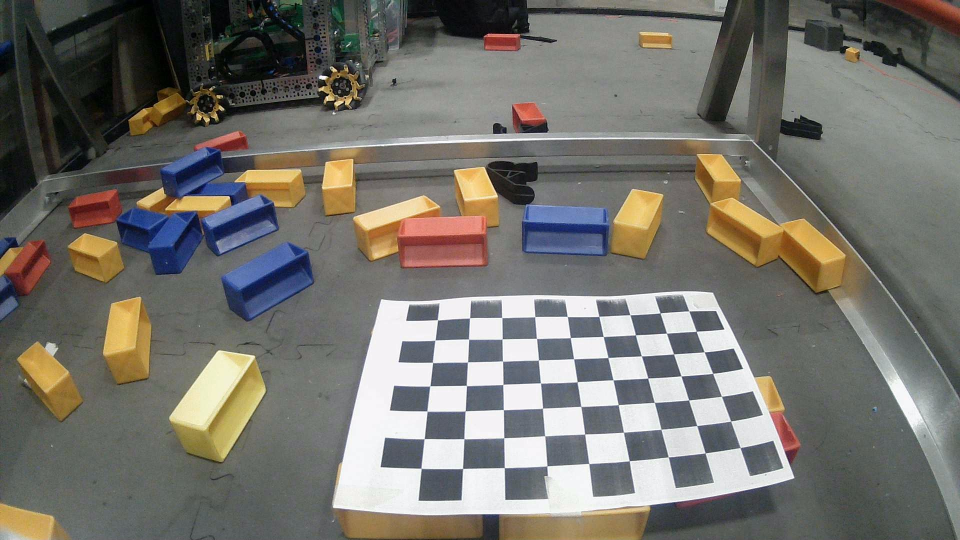
#> input picture images/chart/1.jpg, 1920 x 1080 px, found by its file name (shown at 1/2 size)
$ python HomographyTest.py
#> lines starting #> are read from the running program, lines starting #| are printed output that depends on the picture
import cv2
import numpy as np
import math

def main():
    src = cv2.imread(r"images\chart\1.jpg")
#> src is the input picture: shape (1080, 1920, 3); mean B, G, R 108.1, 114.6, 116.7
    if src is None:
        print("Error: image not loaded")

    show("Src", src)

    undistorted = undistort(src)
    show("Undistorted", undistorted)

    K = np.matrix([
        [1279.33,       0, 958.363],
        [      0, 1279.33, 492.062],
        [      0,       0,       1]
    ])

    img_points = [
        (945, 598), (1168, 600),
        (931, 774), (1203, 782)
    ]

    points = undistorted.copy()

    for (x, y) in img_points:
            print(x, y)
            cv2.circle(points, (int(x), int(y)), 5, (0, 0, 255), -1)

    show("Points", points)

    np_img_points = np.float32([[945, 598], [1168, 600],
        [931, 774], [1203, 782]])
    np_top_down_points = np.float32([[300, 150], [400, 150],
        [300, 250], [400, 250]])

    M = cv2.getPerspectiveTransform(np_img_points,
                                    np_top_down_points)

    # each inch is 40 pixels
    top_down_size = (640, 360)  # (width, height)
    top_down_view = cv2.warpPerspective(undistorted, M, top_down_size)

    # -------------------------------------------------------
    # 8) Save or display the result
    # -------------------------------------------------------
    show("Top-Down View", top_down_view)

    # # 2) Get the rotation for pitch=-25 deg, yaw=0, roll=0
    # pitch_deg = -65.0
    # R1 = compute_rotation_matrix_pitch_yaw_roll(pitch_deg, 0.0, 0.0)
    # R2 = compute_rotation_matrix_pitch_yaw_roll(0.0, pitch_deg, 0.0)
    # R3 = compute_rotation_matrix_pitch_yaw_roll(0.0, 3.0, pitch_deg)

    # # 3) Assume the camera is located at (0, 0, 322) in the WORLD frame
    # #    i.e., 322 mm above the plane z=0.
    # camera_center = np.array([0.0, 0.0, 12.6 - 1.5])

    # # 4) Compute the homography H
    # H1 = compute_homography(K, R1, camera_center)
    # H2 = compute_homography(K, R2, camera_center)
    # H3 = compute_homography(K, R3, camera_center)

    # print("Intrinsic matrix K:\n", K)
    # print("\nRotation matrix R (pitch=-25°, yaw=0°, roll=0°):\n", R3)
    # print("\nCamera center:\n", camera_center)
    # print("\nHomography H:\n", H3)

    # # 5) Apply H to some example points on the ground plane
    # points_on_plane = np.array([
    #     [  4.0,   13.0],   # the origin
    #     [4.0,   18.0],
    #     [-4.0, 18.0],
    #     [  -4.0, 13.0],
    #     [-10.0, 18.0]
    # ])
    # print("points on plane:\n", points_on_plane)

    # # image_points1 = apply_homography(H1, points_on_plane)
    # # image_points2 = apply_homography(H2, points_on_plane)
    # image_points3 = apply_homography(H3, points_on_plane)

    # # # Print out the resulting pixel coordinates
    # # print("H1\nProjected image points:\n", image_points1)
    # # print("H2\nProjected image points:\n", image_points2)
    print("H3\nProjected image points:\n", image_points3)
    list_of_tuples = list(map(tuple, image_points3))

    clean_list = []

    for item in list_of_tuples:
        # item is (matrix([[x, y]]),)
        mat = item[0]      # 'mat' is a numpy.matrix of shape (1, 2)
        arr = np.asarray(mat)   # convert to a standard array, shape (1,2)
        # now extract x, y
        x, y = arr[0, 0], arr[0, 1]
        clean_list.append((x, y))

    # Now 'clean_list' is a list of (x, y) tuples
    for (x, y) in clean_list:
        print(x, y)
        cv2.circle(undistorted, (int(x), int(y)), 5, (0, 0, 255), -1)

    show("Points", undistorted)

    # # -------------------------------------------------------
    # # 5) Define a rectangle on the plane that we want to view
    # #    in top-down coordinates. Example: 400mm x 400mm area.
    # #    We’ll assume (0,0) is directly under the camera, but
    # #    you can pick any region you like.
    # # -------------------------------------------------------
    # plane_corners = np.array([
    #     [20.0,   35.0],
    #     [-20.0, 35.0],
    #     [-20.0, 10.0],
    #     [20.0,   10.0]
    # ], dtype=np.float32)

    # # Project these plane corners into the image via H
    # image_corners = apply_homography(H3, plane_corners)

    # # -------------------------------------------------------
    # # 6) Specify the “destination” corners in the top-down view.
    # #    For a 1 pixel/mm mapping, we can make the output
    # #    image 400 x 400 pixels.
    # # -------------------------------------------------------
    # top_down_corners = np.array([
    #     [0.0,   0.0],
    #     [600.0, 0.0],
    #     [600.0, 600.0],
    #     [0.0,   600.0]
    # ], dtype=np.float32)

    # # -------------------------------------------------------
    # # 7) Use OpenCV to get a perspective transform and warp
    # # -------------------------------------------------------
    # M = cv2.getPerspectiveTransform(image_corners.astype(np.float32),
    #                                 top_down_corners.astype(np.float32))
    # print("M", M)

    # top_down_size = (600, 600)  # (width, height)
    # top_down_view = cv2.warpPerspective(undistorted, M, top_down_size)

    # # -------------------------------------------------------
    # # 8) Save or display the result
    # # -------------------------------------------------------
    # cv2.imwrite("top_down_result.jpg", top_down_view)
    # cv2.imshow("Top-Down View", top_down_view)

    cv2.waitKey(0)

    cv2.destroyAllWindows()

# [82 lines left out: functions compute_rotation_matrix_pitch_yaw_roll, compute_homography, apply_homography, not called in this run]

def undistort(img):
    h, w = img.shape[:2]

    cameraMatrix = np.array([[1279.33,   0, 958.363],
                             [  0, 1279.33, 492.062],
                             [  0,   0,   1]], dtype=np.float64)

    distCoeffs = np.array([-0.448017, 0.245668, -0.000901464, 0.000996399, 0.0], dtype=np.float64)

    newCameraMatrix, roi = cv2.getOptimalNewCameraMatrix(
        cameraMatrix,
        distCoeffs,
        (w, h),
        (w, h),
        alpha=1,
        newImgSize=(w, h)
    )

    return cv2.undistort(img, cameraMatrix, distCoeffs, None, newCameraMatrix)

def show(str, mat):
#> called with str = 'Src'
    cv2.imshow(str, cv2.resize(mat, (960, 540)))
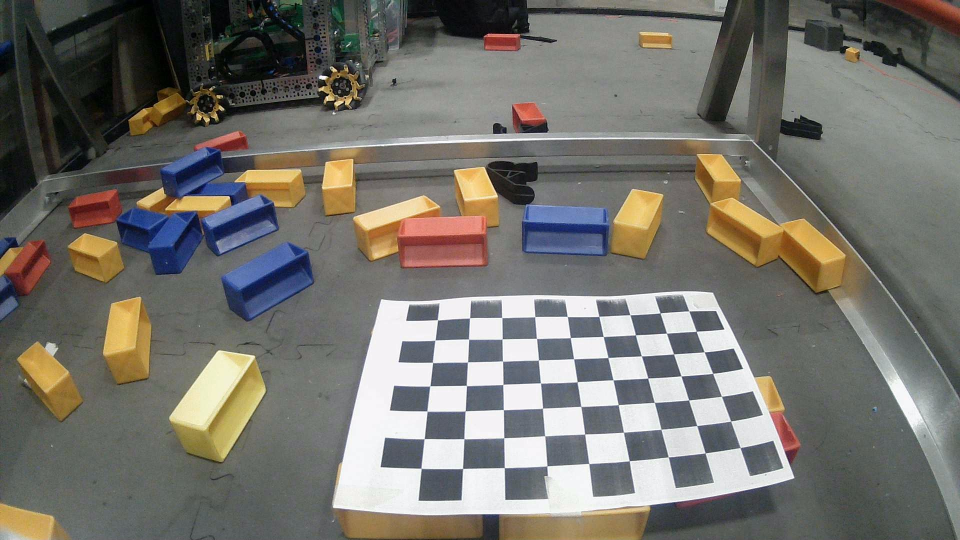
#> window 'Src': shape (540, 960, 3); mean B, G, R 108.3, 114.8, 116.8

main()
#> (the run stopped early here; a loop or call above may not have finished)
